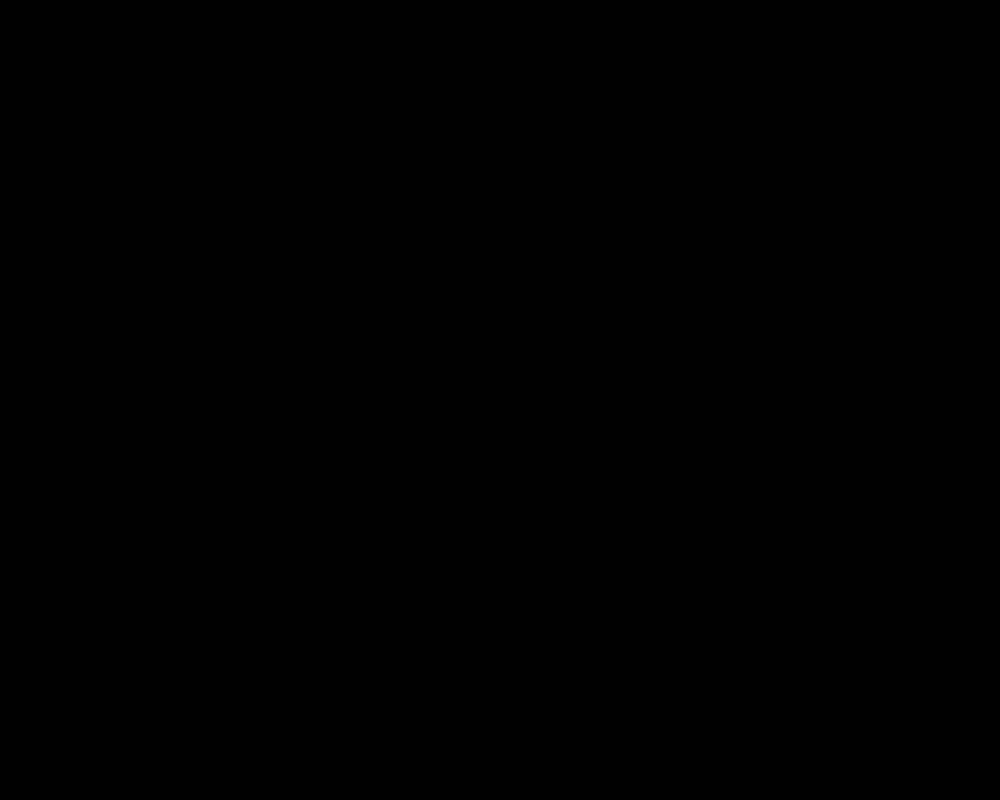
Frame 1 (no input)
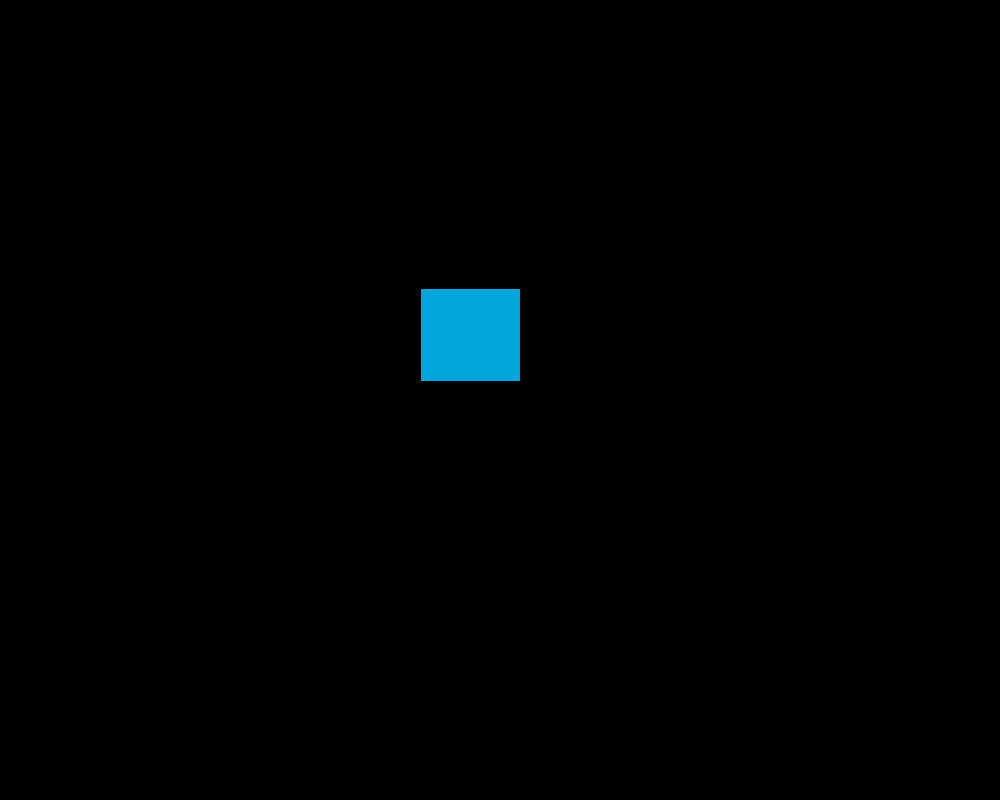
Frame 60 (the mouse pressed at the canvas centre just before this capture)
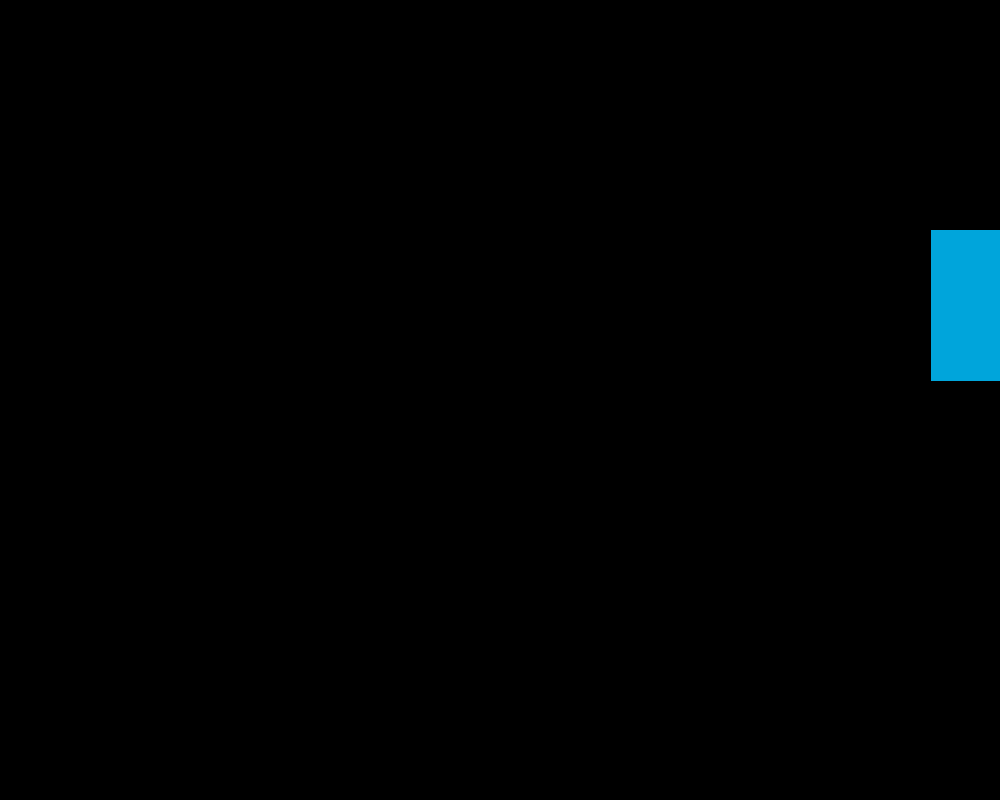
Frame 120 (the mouse held since frame 60 and released just before this capture)

The Processing sketch that drew these frames (run headless with seeded random() and noise(); from frame 60 on, the mouse is pressed at the canvas centre):

// Processing sketch: Movimiento
// ── Movimiento.pde
Rectangulo [] R=new Rectangulo[10];
Rectangulo2 [] R2=new Rectangulo2[30];
Rectangulo3 [] R3=new Rectangulo3[30];

float aux=160, contador, Y=600;

void setup(){
  size(1000, 800);
  
  R[0]=new Rectangulo(550, 100, 160);
 //7 R[1]=new Rectangulo(540, 100, 170);
  
  R2[0]=new Rectangulo2(550, 100, 160);
 // R2[1]=new Rectangulo2(540, 100, 170);
  
  float aux=random(20,250);
  R3[0]=new Rectangulo3(550-aux, 100, aux);
  
}

void draw(){
  background(0);
  
//  for(int i=0 ; i<R.length ; i+=10){
//  R[0].display();
//  R[0].mover();
 
//  R2[0].display();
//  R2[0].mover();
  
  //R3[0].display();
  
  float aux=random(0,250);
  for(int i=0 ; i<1 ; i++){  
      
    R3[0].display(aux);
    //float aux=random(20,250);
    //R3[0]=new Rectangulo3(550-aux, 100, aux);    
    R3[0].mover();
  }
  
  
   
}

// ── Cubo3.pde
class Rectangulo3 {
  float posX3, posY, vel, sizeX, sizeY;

  Rectangulo3(float _posY, float _sizeX, float _sizeY) {
    posY=_posY-sizeY;
    sizeX=_sizeX;
    sizeY=_sizeY; 
    vel=10;

    posX3=1000;
  }

   void display(float aux) {
    fill(0, 165, 219);
    rect(posX3, posY-aux, sizeX, aux);
    //float aux=random(20,250);
    //R3[0]=new Rectangulo3(posX3, posY-sizeY, sizeX, sizeY);
  }

  void mover() {
    posX3+=vel;
    
    println(posX3);
    if (posX3>width || posX3<=-100) {
      
      
      
      posX3=1000;
      vel*=-1;
    }
      
  }
}

// ── Rects.pde
class Rectangulo{
  float posX, posY, vel, sizeX, sizeY;
  
  Rectangulo(float _posY, float _sizeX, float _sizeY){
    posY=_posY;
    sizeX=_sizeX;
    sizeY=_sizeY; 
    vel=10;
    
    posX=1000;    
  }
  
  void display(){
    fill(0 ,165, 219);
    rect(posX, posY, sizeX, sizeY);
  }
  
  void mover(){
    posX+=vel;
    
    if(posX>width || posX<=-100){
      posX=1000;
      vel*=-1;
    }
        
  }
}

// ── Y.pde
class Rectangulo2{
  float posX2, posY, vel, sizeX, sizeY;
  
  Rectangulo2(float _posY, float _sizeX, float _sizeY){
    posY=_posY;
    sizeX=_sizeX;
    sizeY=_sizeY; 
    vel=10;
    
    posX2=350;
  }
  
  void display(){
    fill(0 ,165, 219);
    rect(posX2, posY, sizeX, sizeY);
  }
  
  void mover(){
    posX2+=vel;
    
    if(posX2>width || posX2<=-100){
      posX2=1000;
      vel*=-1;
    }
        
  }
}
